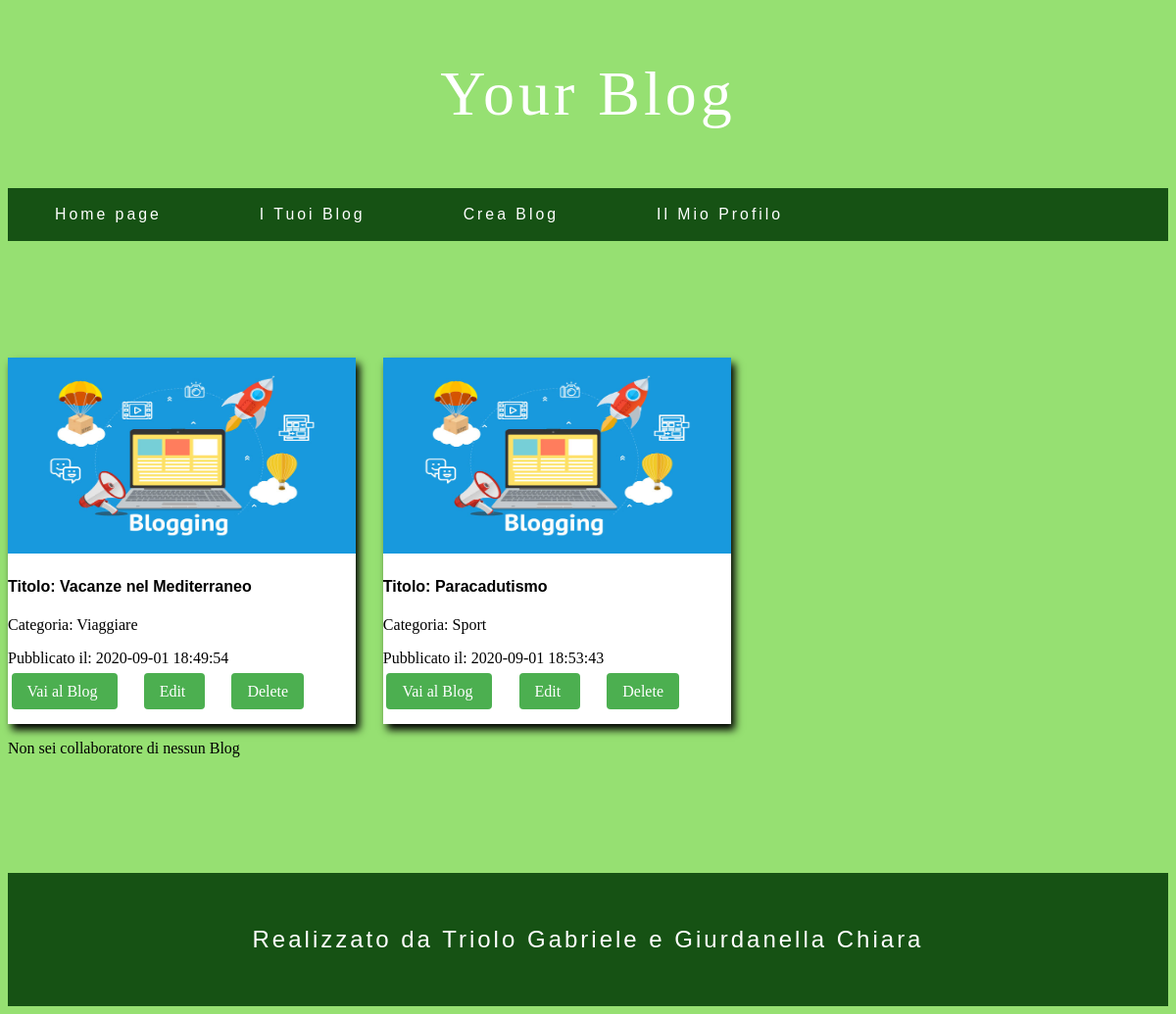
/YOURBLOG/lista_blog.php (signed in), run on the app's committed database.
### tables this page shows
CREATE TABLE `Blog` (
  `id_blog` int(11) NOT NULL,
  `titolo` varchar(40) NOT NULL,
  `descrizione` varchar(60) NOT NULL,
  `categoria` int(11) NOT NULL,
  `immagine` varchar(80) NOT NULL,
  `autore` int(11) NOT NULL,
  `data_blog` datetime NOT NULL
);

CREATE TABLE `Categoria` (
  `id_categoria` int(11) NOT NULL,
  `nomeC` varchar(80) NOT NULL
);

### YOURBLOG/lista_blog.php (the view, shortened to what this page needs)
<!DOCTYPE html>
<html lang="it">
<head>
	<link rel="stylesheet" href="style_index.css">
</head>
<body>
<header>
	<?php include('header.php'); ?>
</header>
<?php
require('connect.php');
$id = $_SESSION['id_utente'];
$query = "SELECT id_blog, id_utente, data_blog, titolo, descrizione, nomeC, immagine FROM Blog, Utente, Categoria WHERE id_utente = ? AND Utente.id_utente = Blog.autore and Blog.categoria = Categoria.id_categoria ORDER BY data_blog ASC";
$q = mysqli_stmt_init($mysqli);
mysqli_stmt_prepare($q, $query);
mysqli_stmt_bind_param($q, "i", $id);
mysqli_stmt_execute($q);
$result = mysqli_stmt_get_result($q);
if(mysqli_num_rows($result) > 0) {
?>
<?php
	while($row = mysqli_fetch_array($result, MYSQLI_ASSOC)) {
		$id_blog = htmlspecialchars($row['id_blog'], ENT_QUOTES);
		echo '
		  		<div class="blogcontainer">
         			 <img class="imgBlog" src='.$row["immagine"].' width="50%" height="200">
         			 <h4 class="card-title">Titolo: '.$row["titolo"].'</h4>
		 			 <p class="card-subtitle mb-2 text-muted">Categoria: '.$row["nomeC"].'</p>
        			 <p class="card-subtitle mb-2 text-muted">Pubblicato il: '.$row["data_blog"].'</p>
         			 <a href="apertura_blog.php?id=' . $row["id_blog"].'" id = "leggi">Vai al Blog </a> &emsp;
		 			 <a href = "edit_blog.php?id=' . $id_blog.'" id = "leggi"> Edit </a> &emsp;
		  			 <a href = "delete_blog.php?id=' . $id_blog.'" id = "leggi"> Delete </a>';
        echo'   </div>';
 	}
} else {
	echo '<p> Non sei autore di nessun Blog </p>';
}
$query1 = "SELECT * FROM Blog WHERE
				EXISTS (SELECT blog,utente,username FROM Collaboratore,Utente WHERE Blog.id_blog = Collaboratore.blog AND Utente.id_utente = Collaboratore.utente AND Utente.id_utente =".$_SESSION['id_utente'].")";
$result = mysqli_query($mysqli, $query1);
if(mysqli_num_rows($result) > 0) {
	echo '<h3 class="text-center">Sei collaboratore dei seguenti blog:</h3>';
?>
<?php
	while($row = mysqli_fetch_array($result, MYSQLI_ASSOC)) {
		$id_blog = htmlspecialchars($row['id_blog'], ENT_QUOTES);
		$titolo = htmlspecialchars($row['titolo'], ENT_QUOTES);
	echo '
			<div class="blogcontainer">
			 	<img class="imgBlog" src='.$row["immagine"].' width="50%" height="200">
				<h4 class="card-title">Titolo: '.$row["titolo"].'</h4>
				<a href = "edit_blog.php?id=' . $id_blog.'" id = "leggi"> Edit </a> &emsp;
				<a href = "apertura_blog.php?id=' . $id_blog.'" id = "leggi"> Vai al Blog </a> &emsp;
				<a href = "delete_collaboratore_blog.php?id=' . $id_blog.'" id = "leggi"> Rimuovimi </a>
 			</div>';
 	}
} else {
	echo '<p> Non sei collaboratore di nessun Blog </p>';
}
?>
<footer >
	<div id="footerlogin">
			<p>Realizzato da Triolo Gabriele e Giurdanella Chiara</p>
	</div>
</footer>
</body>
</html>

### YOURBLOG/style_index.css (style rules this page uses)
body,html { background-color: #96E072; }
.blogcontainer { background-color: white; margin-top: 10%; padding-bottom: 2%; margin-right:2%; width: 30%; box-shadow: 4px 6px 8px 0 black; display:inline-block; }
.imgBlog { position: relative; margin-left:auto; margin-right:auto; width:100%; }
.card-title { font-family: 'Noto Sans TC', sans-serif; }
#leggi { width: 10%; background-color: #4CAF50; color: white; margin: 1%; padding: 10px 16px; border: none; border-radius: 4px; cursor: pointer; text-decoration: none; }
footer { background-color: #165214; font-family: 'Montserrat', sans-serif; font-size: 150%; color: white; margin-top: 10%; padding-top:30px; padding-bottom:30px; text-align: center; letter-spacing: 0.25vw; }

### data on the page
blog: immagine (placeholder picture), titolo "Vacanze nel Mediterraneo", categoria.nomeC "Viaggiare", data_blog "2020-09-01 18:49:54"
blog: immagine (placeholder picture), titolo "Paracadutismo", categoria.nomeC "Sport", data_blog "2020-09-01 18:53:43"
